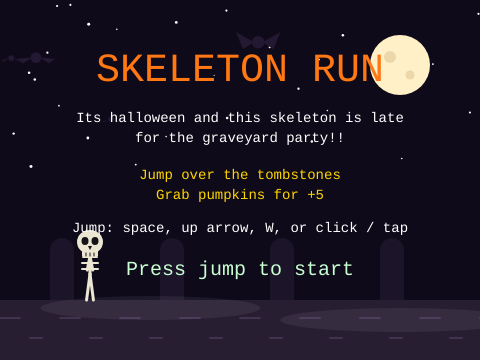
Frame 1 (no input)
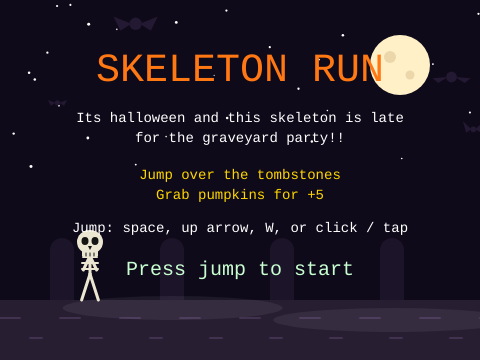
Frame 60 (no input)
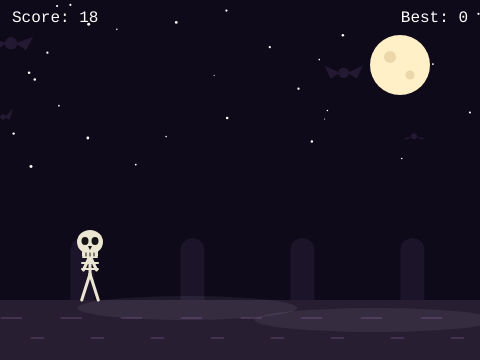
Frame 120 (the mouse pressed at the canvas centre since frame 60)

The p5.js sketch that drew these frames (run headless with seeded random() and noise() and a simulated clock; from frame 60 on, the mouse is pressed at the canvas centre):

// p5.js sketch
// ── sketch.js
let skeleton;
let obstacles = [];
let pumpkins = [];
let bits = [];
let stars = [];
let bats = [];
let groundY = 300;
let speed = 5;
let distance = 0;
let bonus = 0;
let score = 0;
let best = 0;
let state = 'start';
let spawnIn = 60;
let scrollX = 0;
let overTime = 0;
let hurtFlash = 0;

function setup() {
  createCanvas(480, 360);
  textFont('Courier New');
  for (let i = 0; i < 30; i++) {
    stars.push({ x: random(width), y: random(170), s: random(1, 3) });
  }
  for (let i = 0; i < 4; i++) {
    bats.push({ x: random(width), y: random(30, 140), s: random(0.6, 1.6) });
  }
  resetGame();
}

function resetGame() {
  skeleton = { x: 90, y: groundY, vy: 0, onGround: true };
  obstacles = [];
  pumpkins = [];
  bits = [];
  speed = 5;
  distance = 0;
  bonus = 0;
  score = 0;
  spawnIn = 60;
  hurtFlash = 0;
}

function draw() {
  drawScene();

  if (state === 'start') {
    drawSkeleton(skeleton.x, skeleton.y, true);
    textAlign(CENTER, CENTER);
    fill(255, 120, 20);
    textSize(40);
    text('SKELETON RUN', width / 2, 70);
    fill(255);
    textSize(14);
    text('Its halloween and this skeleton is late', width / 2, 118);
    text('for the graveyard party!!', width / 2, 138);
    fill(255, 215, 0);
    text('Jump over the tombstones', width / 2, 175);
    text('Grab pumpkins for +5', width / 2, 195);
    fill(255);
    text('Jump: space, up arrow, W, or click / tap', width / 2, 228);
    fill(200, 255, 210);
    textSize(20);
    text('Press jump to start', width / 2, 270);
    return;
  }

  if (state === 'over') {
    for (let i = 0; i < obstacles.length; i++) {
      drawObstacle(obstacles[i]);
    }
    drawBits();
    textAlign(CENTER, CENTER);
    fill(220, 30, 30);
    textSize(40);
    text('GAME OVER', width / 2, 85);
    fill(255);
    textSize(20);
    text('Score: ' + score, width / 2, 145);
    text('Best: ' + best, width / 2, 175);
    fill(200, 255, 210);
    textSize(16);
    text('Jump to run again', width / 2, 225);
    return;
  }

  distance += 0.3;
  speed = min(11, 5 + distance / 150);
  scrollX += speed;

  skeleton.vy += 0.8;
  skeleton.y += skeleton.vy;
  if (skeleton.y >= groundY) {
    skeleton.y = groundY;
    skeleton.vy = 0;
    skeleton.onGround = true;
  }

  spawnIn--;
  if (spawnIn <= 0) {
    addObstacle();
    spawnIn = random(50, 95);
  }

  for (let i = obstacles.length - 1; i >= 0; i--) {
    let o = obstacles[i];
    o.x -= speed;
    drawObstacle(o);
    if (hitsSkeleton(o)) {
      die();
    }
    if (o.x < -60) {
      obstacles.splice(i, 1);
    }
  }

  for (let i = pumpkins.length - 1; i >= 0; i--) {
    let p = pumpkins[i];
    p.x -= speed;
    drawPumpkin(p);
    if (dist(p.x, p.y, skeleton.x, skeleton.y - 40) < 32) {
      bonus += 5;
      boom(p.x, p.y, 255, 120, 20, 14);
      pumpkins.splice(i, 1);
    } else if (p.x < -30) {
      pumpkins.splice(i, 1);
    }
  }

  drawSkeleton(skeleton.x, skeleton.y, skeleton.onGround);
  drawBits();

  score = floor(distance) + bonus;

  textAlign(LEFT, TOP);
  fill(255);
  textSize(16);
  text('Score: ' + score, 12, 10);
  textAlign(RIGHT, TOP);
  text('Best: ' + best, width - 12, 10);

  if (hurtFlash > 0) {
    noStroke();
    fill(255, 0, 0, hurtFlash * 12);
    rect(0, 0, width, height);
    hurtFlash--;
  }
}

function addObstacle() {
  let r = random();
  let o = { x: width + 40, type: 'small', w: 28, h: 38 };
  if (r > 0.75) {
    o = { x: width + 40, type: 'double', w: 62, h: 38 };
  } else if (r > 0.4) {
    o = { x: width + 40, type: 'tall', w: 30, h: 58 };
  }
  obstacles.push(o);

  if (random() < 0.45) {
    pumpkins.push({ x: width + 40 + random(100, 170), y: groundY - random(80, 115) });
  }
}

function hitsSkeleton(o) {
  let sx1 = skeleton.x - 10;
  let sx2 = skeleton.x + 10;
  let ox1 = o.x - o.w / 2 + 3;
  let ox2 = o.x + o.w / 2 - 3;
  let oy1 = groundY - o.h + 4;
  return sx2 > ox1 && sx1 < ox2 && skeleton.y > oy1;
}

function die() {
  state = 'over';
  overTime = millis();
  hurtFlash = 12;
  if (score > best) {
    best = score;
  }
  boom(skeleton.x, skeleton.y - 35, 235, 230, 210, 25);
}

function startGame() {
  resetGame();
  state = 'play';
}

function pressJump() {
  if (state === 'start') {
    startGame();
  } else if (state === 'over') {
    if (millis() - overTime > 500) {
      startGame();
    }
  } else if (skeleton.onGround) {
    skeleton.vy = -14;
    skeleton.onGround = false;
  }
}

function mousePressed() {
  pressJump();
}

function keyPressed() {
  if (key === ' ' || keyCode === UP_ARROW || key === 'w' || key === 'W') {
    pressJump();
    return false;
  }
}

function boom(x, y, r, g, b, n) {
  for (let i = 0; i < n; i++) {
    bits.push({
      x: x,
      y: y,
      vx: random(-4, 4),
      vy: random(-6, 1),
      life: 255,
      r: r,
      g: g,
      b: b
    });
  }
}

function drawBits() {
  for (let i = bits.length - 1; i >= 0; i--) {
    let b = bits[i];
    b.x += b.vx;
    b.y += b.vy;
    b.vy += 0.3;
    b.life -= 7;
    noStroke();
    fill(b.r, b.g, b.b, b.life);
    rect(b.x, b.y, 5, 5);
    if (b.life <= 0) {
      bits.splice(i, 1);
    }
  }
}

function drawSkeleton(x, y, running) {
  let swing = 0;
  if (running) {
    swing = sin(frameCount * 0.35 * speed / 5) * 10;
  } else {
    swing = 8;
  }

  stroke(235, 230, 210);
  strokeWeight(3);
  line(x, y - 26, x - swing, y);
  line(x, y - 26, x + swing, y);
  line(x, y - 26, x, y - 48);
  line(x, y - 44, x + swing * 0.8, y - 30);
  line(x, y - 44, x - swing * 0.8, y - 30);
  strokeWeight(2);
  line(x - 8, y - 31, x + 8, y - 31);
  line(x - 8, y - 37, x + 8, y - 37);
  line(x - 7, y - 43, x + 7, y - 43);

  noStroke();
  fill(235, 230, 210);
  ellipse(x, y - 58, 26, 24);
  rect(x - 8, y - 52, 16, 8);
  fill(20);
  ellipse(x - 5, y - 59, 7, 8);
  ellipse(x + 5, y - 59, 7, 8);
  triangle(x - 2, y - 54, x + 2, y - 54, x, y - 50);
  stroke(20);
  strokeWeight(1);
  line(x - 4, y - 47, x - 4, y - 44);
  line(x, y - 47, x, y - 44);
  line(x + 4, y - 47, x + 4, y - 44);
  noStroke();
}

function drawObstacle(o) {
  if (o.type === 'double') {
    drawTomb(o.x - 17, 28, 38);
    drawTomb(o.x + 17, 28, 38);
  } else {
    drawTomb(o.x, o.w, o.h);
  }
  if (o.type === 'tall') {
    fill(50, 50, 65);
    textAlign(CENTER, CENTER);
    textSize(9);
    text('RIP', o.x, groundY - o.h + 22);
  }
}

function drawTomb(cx, w, h) {
  noStroke();
  fill(105, 105, 125);
  rect(cx - w / 2, groundY - h + w / 2, w, h - w / 2);
  arc(cx, groundY - h + w / 2, w, w, PI, TWO_PI);
  stroke(60, 60, 78);
  strokeWeight(1);
  line(cx - 3, groundY - h + 12, cx + 2, groundY - h + 20);
  noStroke();
}

function drawPumpkin(p) {
  let y = p.y + sin(frameCount * 0.1 + p.x) * 4;
  noStroke();
  fill(255, 120, 20);
  ellipse(p.x, y, 32, 28);
  fill(235, 100, 10);
  ellipse(p.x - 9, y, 13, 27);
  ellipse(p.x + 9, y, 13, 27);
  fill(255, 120, 20);
  ellipse(p.x, y, 15, 28);
  fill(40, 120, 40);
  rect(p.x - 2, y - 18, 4, 7);
  fill(30, 10, 0);
  triangle(p.x - 8, y - 5, p.x - 3, y - 5, p.x - 5, y - 1);
  triangle(p.x + 3, y - 5, p.x + 8, y - 5, p.x + 5, y - 1);
  triangle(p.x - 6, y + 3, p.x + 6, y + 3, p.x, y + 8);
}

function drawBat(x, y, s) {
  let flap = sin(frameCount * 0.3 + x) * 6;
  noStroke();
  fill(35, 25, 50);
  ellipse(x, y, 9 * s, 9 * s);
  triangle(x - 3 * s, y, x - 16 * s, y - flap - 4 * s, x - 11 * s, y + 5 * s);
  triangle(x + 3 * s, y, x + 16 * s, y - flap - 4 * s, x + 11 * s, y + 5 * s);
}

function drawScene() {
  background(15, 10, 25);
  noStroke();

  fill(255);
  for (let i = 0; i < stars.length; i++) {
    ellipse(stars[i].x, stars[i].y, stars[i].s, stars[i].s);
  }

  fill(255, 240, 200);
  ellipse(400, 65, 60, 60);
  fill(235, 215, 170);
  ellipse(390, 57, 12, 12);
  ellipse(410, 75, 9, 9);

  for (let i = 0; i < bats.length; i++) {
    let b = bats[i];
    b.x -= b.s * 1.5;
    if (b.x < -20) {
      b.x = width + 20;
      b.y = random(30, 140);
    }
    drawBat(b.x, b.y + sin(frameCount * 0.05 + i) * 10, b.s);
  }

  fill(28, 20, 40);
  for (let i = 0; i < 6; i++) {
    let bx = ((i * 110 - scrollX * 0.3) % 660 + 660) % 660 - 60;
    rect(bx, groundY - 50, 24, 50);
    arc(bx + 12, groundY - 50, 24, 24, PI, TWO_PI);
  }

  fill(40, 30, 50);
  rect(0, groundY, width, height - groundY);

  stroke(65, 50, 80);
  strokeWeight(2);
  for (let i = 0; i < 10; i++) {
    let dx = ((i * 60 - scrollX) % 600 + 600) % 600 - 60;
    line(dx, groundY + 18, dx + 20, groundY + 18);
    line(dx + 30, groundY + 38, dx + 42, groundY + 38);
  }
  noStroke();

  fill(200, 200, 230, 20);
  ellipse(150 + sin(frameCount * 0.01) * 40, groundY + 8, 220, 24);
  ellipse(360 + cos(frameCount * 0.01) * 40, groundY + 20, 240, 24);
}
